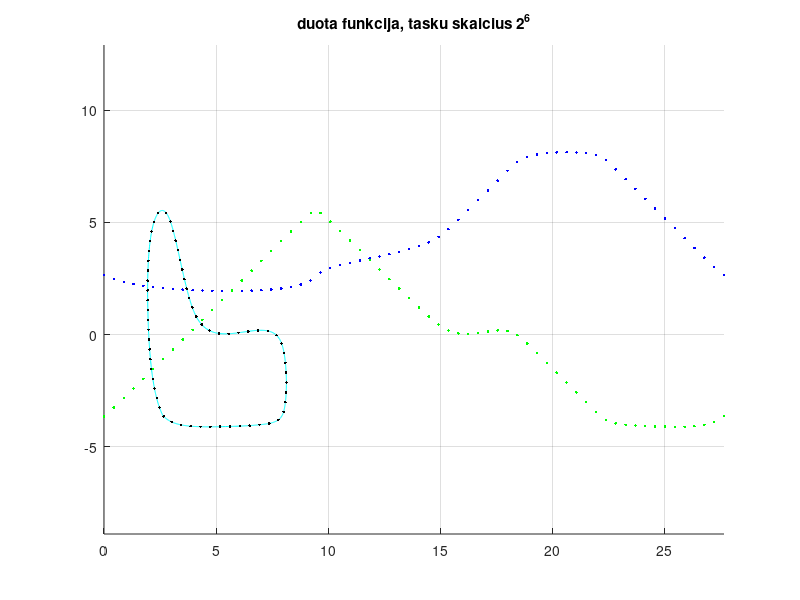
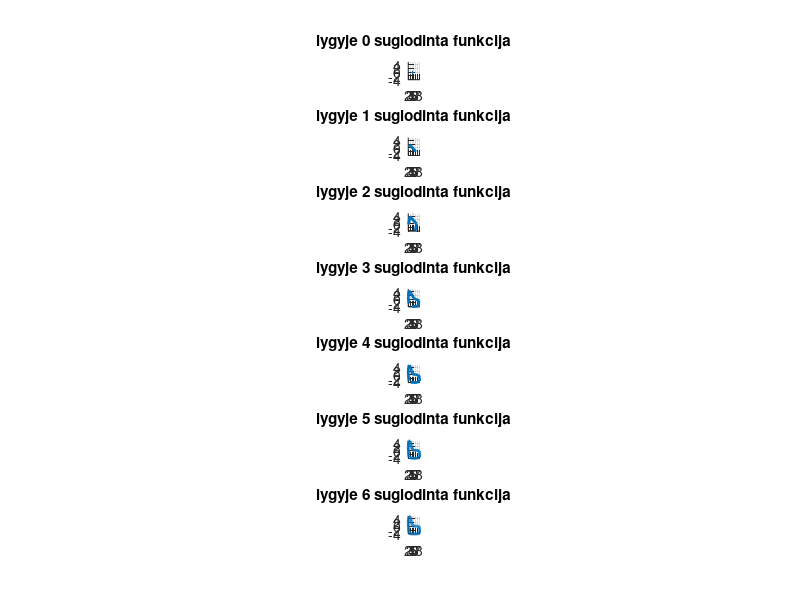
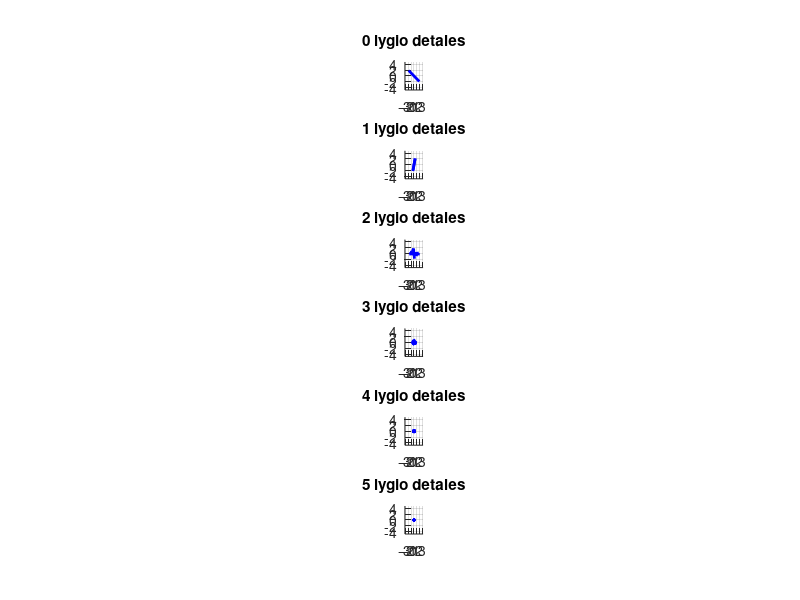

These charts were generated, in order, by the following MATLAB code:
%
%   Parametrine Haro bangeliu transformacija
%

function main
clc;close all;clear all;
spalvos={'r-','g-','m-','c-','k-','y-','r.','g.','m.','c.','k.','y.'};
% Is failu ivedami duomenys:6
n=6   
nnn=2^n;
fclose all; fhx=fopen('chairx.txt','r'); fhy=fopen('chairy.txt','r');
figure(1); axis equal,hold on,grid on
SX=fscanf(fhx,'%g '); SY=fscanf(fhy,'%g ');  
% pervedimas i paramatrini pavidala:
nP=length(SX);
t(1)=0; for i=2:nP, t(i)=t(i-1)+norm([SX(i) SY(i)]-[SX(i-1) SY(i-1)]);  end
fclose all; plot(SX,SY,'c');

a=min(t),b=max(t),t1=[a:(b-a)/(nnn-1):b];
ts=interp1(t,SX,t1); clear SX,  SX=ts;
ts=interp1(t,SY,t1); clear SY,  SY=ts; t=t1;
plot(SX,SY,'k.'); plot(t,SX,'b.');plot(t,SY,'g.');
title(sprintf('duota funkcija, tasku skaicius 2^%d',n));
xmin=min(SX);xmax=max(SX);
ymin=min(SY);ymax=max(SY);


m=6  % detalumo lygiu skaicius
[smoothx,detailsx]=Haar_wavelet_approximation(t,SX,n,m);
[smoothy,detailsy]=Haar_wavelet_approximation(t,SY,n,m);

smoothx
smoothy

% Funkcijos rekonstrukcija:

hx=zeros(1,nnn); hy=zeros(1,nnn);
for k=0:2^(n-m)-1   % suglodinta funkcija
    hx=hx+smoothx(k+1)*Haar_scaling(t,n-m,k,a,b);
    hy=hy+smoothy(k+1)*Haar_scaling(t,n-m,k,a,b); 
end  
leg={sprintf('suglodinta funkcija, detalumo lygmuo %d',n-m)};
figure(2);subplot(m+1,1,1), axis equal,axis([xmin xmax ymin ymax]),hold on,grid on, plot(hx,hy,'.','Linewidth',2);title(sprintf('lygyje %d suglodinta funkcija',0));

for i=0:m-1 %detalumo didinimo ciklas
    % apskaiciuojamos funkcijos detales:  
    h1x=zeros(1,nnn); h1y=zeros(1,nnn); 
    for k=0:2^(n-m+i)-1, 
        h1x=h1x+detailsx{m-i}(k+1)*Haar_wavelet(t,n-m+i,k,a,b); 
        h1y=h1y+detailsy{m-i}(k+1)*Haar_wavelet(t,n-m+i,k,a,b);
    end
    figure(3),subplot(m,1,i+1), axis equal,hold on,grid on 
    xshift=(xmin+xmax)/2; yshift=(ymin+ymax)/2; axis([xmin-xshift xmax-xshift ymin-yshift ymax-yshift])
    plot(h1x,h1y,'b-','Linewidth',2);title(sprintf('%d lygio detales',i));
    leg={leg{1:end},sprintf('lygmens %d detales',n-m+i)};
    hx=hx+h1x; hy=hy+h1y; % detales pridedamos prie ankstesnio suglodinto vaizdo
    figure(2);subplot(m+1,1,i+2), axis equal,axis([xmin xmax ymin ymax]),hold on,grid on, plot(hx,hy,'Linewidth',2);title(sprintf('lygyje %d suglodinta funkcija' ,i+1));
end

return
end


function h=Haar_scaling(x,j,k,a,b)   % ***********************************************************
eps=1e-9; % Parametrines aproksimacijos atveju tektu grizti Haro mastelio funkcijos priekinis ir 
          % galinis frontai nevaizduojami
xtld=(x-a)/(b-a); % (a,b) intervale duota kintamojo reiksme perskaiciuojama i "standartini" 
                        % intervala (0,1), kuriame uzrasyta bangeles formule  
xx=2^j*xtld-k; h=2^(j/2)*(sign(xx+eps)-sign(xx-1-eps))/(2*(b-a));
return
end

function h=Haar_wavelet(x,j,k,a,b)   % ************************************************************
eps=1e-9;
xtld=(x-a)/(b-a); % (a,b) intervale duota kintamojo reiksme perskaiciuojama i "standartini" 
                        % intervala (0,1), kuriame uzrasyta bangeles formule  
xx=2^j*xtld-k; h=2^(j/2)*(sign(xx+eps)-2*sign(xx-0.5)+sign(xx-1-eps))/(2*(b-a));
return
end

function [smooth,details]=Haar_wavelet_approximation(SX,SY,n,m)
% Aproksimavimas Haro bangelemis:
a=min(SX);b=max(SX);
nnn=2^n;
smooth=(b-a)*SY*2^(-n/2); % auksciausio detalumo suglodinimas (pagal duota funkcija)

for i=1:m
    smooth1=(smooth(1:2:end)+smooth(2:2:end))/sqrt(2);
    details{i}=(smooth(1:2:end)-smooth(2:2:end))/sqrt(2);
    fprintf(1,'\n details %d :  ',i);fprintf('%g ', details{i});
    smooth=smooth1;
end
fprintf(1,'\n smooth  %d :  ',i);fprintf('%g ', smooth);fprintf('\n');

return,end
